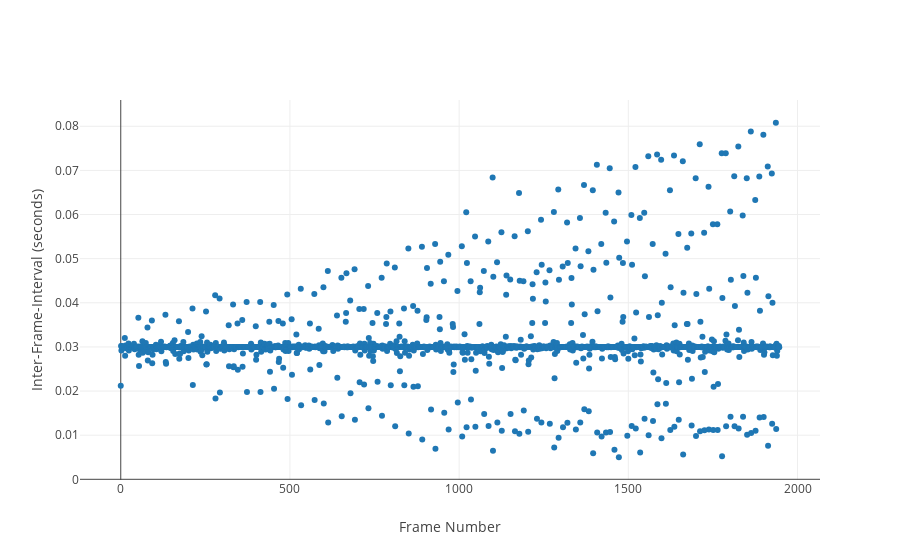

Notebook source saved alongside this figure:
### Markdown cell above
It seems the errors in frame intervals gets progressively worse?

### Code cell
myFrameDiff = np.diff( frame_df['secondsSinceStart'].values )

fig = {
    'data': [{
        'x': frame_df.value, 
        'y': myFrameDiff, 
        'text': '', 
        'mode': 'markers', 
        'name': ''
    }],
    'layout': {
        'xaxis': {'title': 'Frame Number'},
        'yaxis': {'title': "Inter-Frame-Interval (seconds)"}
    }
}

iplot(fig, filename='pandas/multiple-scatter')

### Figure 1 — Plotly figure (JSON) as saved in the notebook; plotly's stock layout.template omitted (floating-point values rounded to 4 significant figures; data arrays with more than 128 entries replaced by an {"elided": "..."} marker saying what was removed)
{"data": [{"mode": "markers", "name": "", "text": "", "x": {"elided": "1948 int values"}, "y": {"elided": "1947 float values"}}], "layout": {"xaxis": {"title": "Frame Number"}, "yaxis": {"title": "Inter-Frame-Interval (seconds)"}}}
